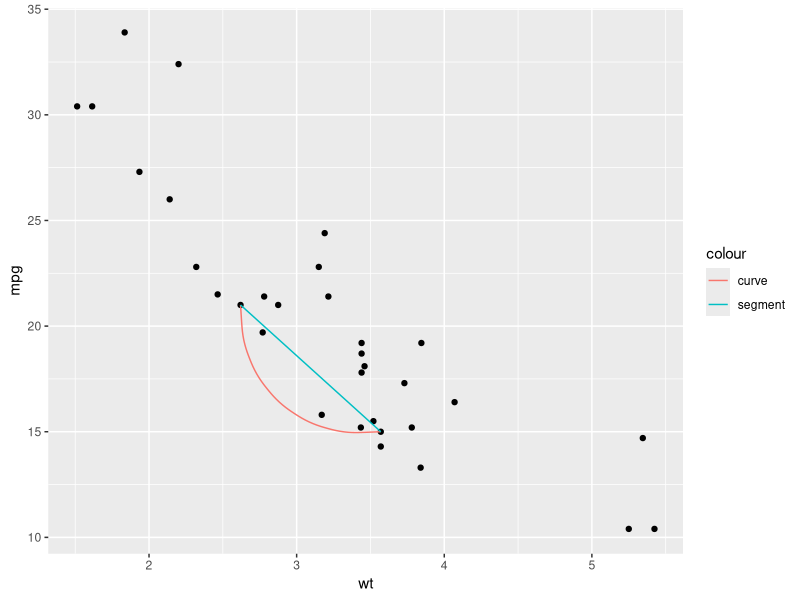
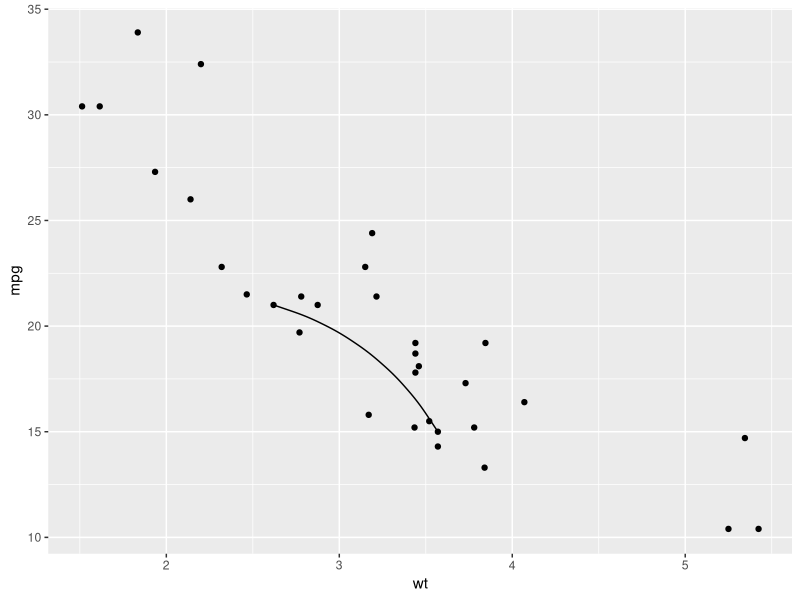
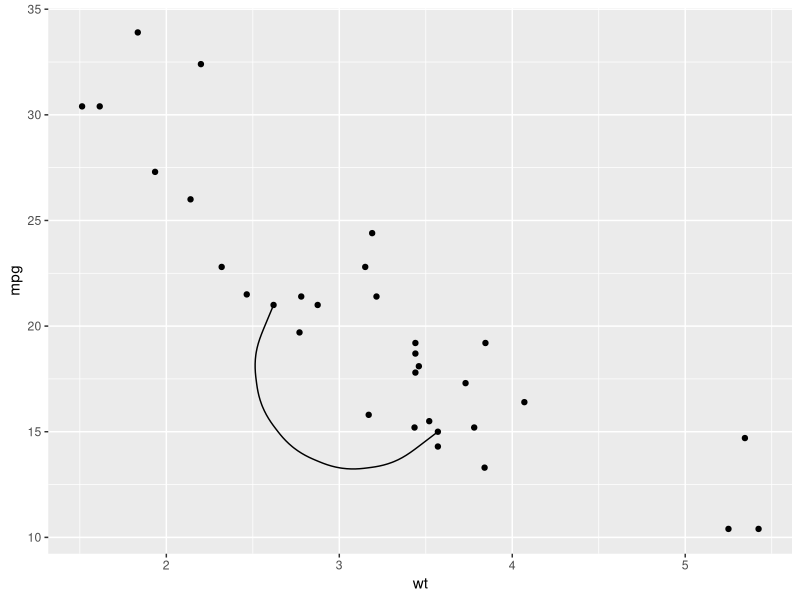
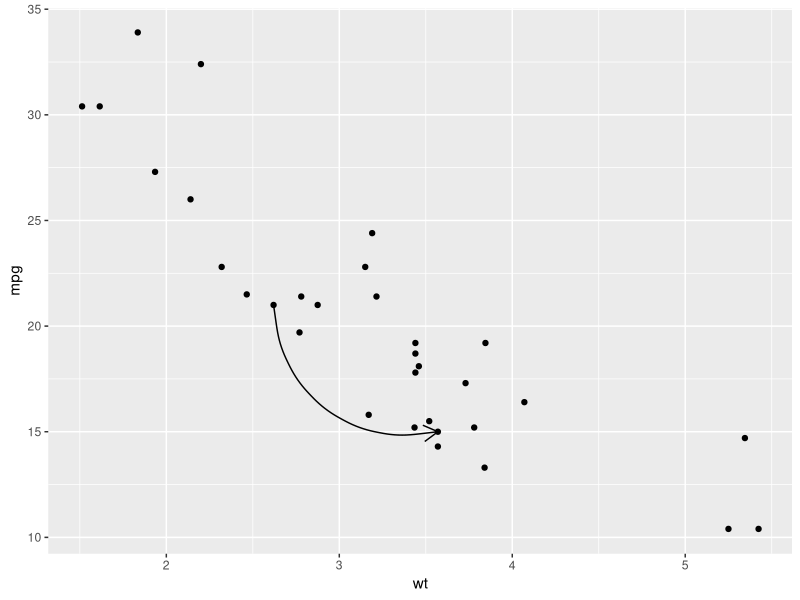

Reproduce these figures in R, in order. (Note: this script raises an error after producing the figures.)
# r2py crawler metadata
# package: ggplot2
# source_type: rd_example
# topic: geom_segment.Rd
# source_file: C:\Users\bened\AppData\Local\R\win-library\4.5\ggplot2\help
# lines: 47

suppressPackageStartupMessages(library(ggplot2))
b <- ggplot(mtcars, aes(wt, mpg)) +
  geom_point()

df <- data.frame(x1 = 2.62, x2 = 3.57, y1 = 21.0, y2 = 15.0)
b +
 geom_curve(aes(x = x1, y = y1, xend = x2, yend = y2, colour = "curve"), data = df) +
 geom_segment(aes(x = x1, y = y1, xend = x2, yend = y2, colour = "segment"), data = df)

b + geom_curve(aes(x = x1, y = y1, xend = x2, yend = y2), data = df, curvature = -0.2)
b + geom_curve(aes(x = x1, y = y1, xend = x2, yend = y2), data = df, curvature = 1)
b + geom_curve(
  aes(x = x1, y = y1, xend = x2, yend = y2),
  data = df,
  arrow = arrow(length = unit(0.03, "npc"))
)

if (requireNamespace('maps', quietly = TRUE)) {
ggplot(seals, aes(long, lat)) +
  geom_segment(aes(xend = long + delta_long, yend = lat + delta_lat),
    arrow = arrow(length = unit(0.1,"cm"))) +
  annotation_borders("state")
}

# Use lineend and linejoin to change the style of the segments
df2 <- expand.grid(
  lineend = c('round', 'butt', 'square'),
  linejoin = c('round', 'mitre', 'bevel'),
  stringsAsFactors = FALSE
)
df2 <- data.frame(df2, y = 1:9)
ggplot(df2, aes(x = 1, y = y, xend = 2, yend = y, label = paste(lineend, linejoin))) +
  geom_segment(
     lineend = df2$lineend, linejoin = df2$linejoin,
     size = 3, arrow = arrow(length = unit(0.3, "inches"))
  ) +
  geom_text(hjust = 'outside', nudge_x = -0.2) +
  xlim(0.5, 2)

# You can also use geom_segment to recreate plot(type = "h") :
set.seed(1)
counts <- as.data.frame(table(x = rpois(100,5)))
counts$x <- as.numeric(as.character(counts$x))
with(counts, plot(x, Freq, type = "h", lwd = 10))

ggplot(counts, aes(x, Freq)) +
  geom_segment(aes(xend = x, yend = 0), linewidth = 10, lineend = "butt")
